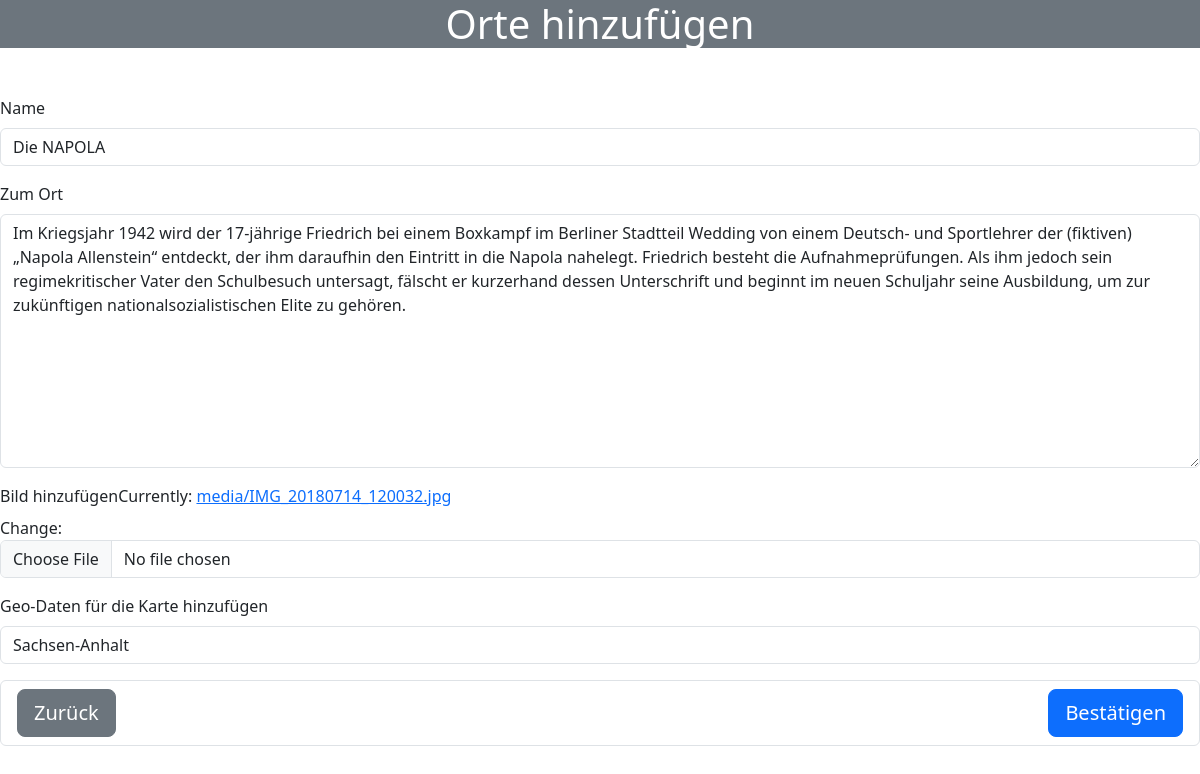
/places/edit/3, run on the app's committed database.
### Forgotten/models.py (models this page shows, shortened)
class Places(models.Model):
    class Meta:
        verbose_name_plural = 'Places'
    name = models.CharField(max_length=30)
    story_field = models.TextField(blank=True)
    upload_picture = models.ImageField(upload_to='media/')
    location_map = models.CharField(max_length=40)

### Forgotten/views.py (the view)
# urls.py: path('places/edit/<int:pk>', place_details, name='edit_place'),
def place_details(request, pk=None):
    if pk:
        places = Places.objects.get(pk=pk)
    else:
        places = Places()
    if request.method == 'POST':
        form = PlacesForm(request.POST, files=request.FILES, instance=places)
        if form.is_valid():
            form.save()
            messages.success(request, 'Ort gespeichert.')
            return HttpResponseRedirect(reverse_lazy('place_list'))
        else:
            messages.error(request, 'Fehler bei der verarbeitung.')
    else:
        form = PlacesForm(instance=places)
    return render(request, 'Forgotten/place_details.html', {'page_title': 'Orte hinzufügen',
                                                            'form': form})

### Forgotten/forms.py
class PlacesForm(ModelForm):
    class Meta:
        model = Places
        exclude = ()
        labels ={'story_field':'Zum Ort',
                 'upload_picture':'Bild hinzufügen',
                 'location_map':'Geo-Daten für die Karte hinzufügen',
                 'place_delete':'Ja,Löschen!'}

### templates/Forgotten/place_details.html (shortened to what this page needs)
{% extends 'Forgotten/base.html' %}
{% load bootstrap5 %}
{% block content %}
    <form action="" enctype="multipart/form-data" method="POST" class="form-row">
    {% bootstrap_form form %}
    <ul class="list-group">
        <li class="list-group-item">
            <a href="{% url 'place_list' %}" class="btn btn-secondary btn-lg">Zurück</a>
            <button type="submit" class="btn btn-primary btn-lg float-end float-end">Bestätigen</button>
        </li>
    </ul>
{% endblock %}

### templates/Forgotten/base.html (shortened to what this page needs)
{% load bootstrap5 %}
<!DOCTYPE html>
<html lang="en">
<head>
    {% bootstrap_css %}
</head>
<body>
<h1 class="text-center mb-5 bg-secondary text-white">{{ page_title }}</h1>
{% block content %}{% endblock %}
</body>
</html>

### data on the page
Places: name "Die NAPOLA", story_field "Im Kriegsjahr 1942 wird der 17-jährige Friedrich bei einem Boxkampf im Berliner Stadtteil Wedding von einem Deutsch- und Sportlehrer der (fiktiven) „Napola Allenstein“ entdeckt, der ihm daraufhin den Eintritt in die Napola nahelegt. Friedrich besteht die Aufnahmeprüfungen. Als ihm jedoch sein regimekritischer Vater den Schulbesuch untersagt, fälscht er kurzerhand dessen Unterschrift und beginnt im neuen Schuljahr seine Ausbildung, um zur zukünftigen nationalsozialistischen Elite zu gehören.", location_map "Sachsen-Anhalt"
